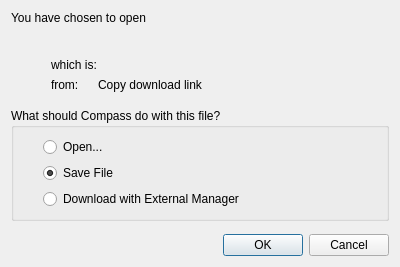
<?xml version="1.0" encoding="UTF-8"?>
<ui version="4.0">
 <class>DownloadOptionsDialog</class>
 <widget class="QDialog" name="DownloadOptionsDialog">
  <property name="minimumSize">
   <size>
    <width>400</width>
    <height>0</height>
   </size>
  </property>
  <layout class="QGridLayout" name="gridLayout_2">
   <item row="9" column="0" colspan="3">
    <widget class="QDialogButtonBox" name="buttonBox">
     <property name="orientation">
      <enum>Qt::Horizontal</enum>
     </property>
     <property name="standardButtons">
      <set>QDialogButtonBox::Cancel|QDialogButtonBox::Ok</set>
     </property>
    </widget>
   </item>
   <item row="7" column="0" colspan="3">
    <widget class="QGroupBox" name="groupBox">
     <property name="title">
      <string>What should Compass do with this file?</string>
     </property>
     <layout class="QGridLayout" name="gridLayout">
      <item row="0" column="0">
       <spacer name="horizontalSpacer">
        <property name="orientation">
         <enum>Qt::Horizontal</enum>
        </property>
        <property name="sizeType">
         <enum>QSizePolicy::Fixed</enum>
        </property>
        <property name="sizeHint" stdset="0">
         <size>
          <width>20</width>
          <height>20</height>
         </size>
        </property>
       </spacer>
      </item>
      <item row="0" column="1">
       <widget class="QRadioButton" name="radioOpen">
        <property name="text">
         <string>Open...</string>
        </property>
       </widget>
      </item>
      <item row="1" column="1">
       <widget class="QRadioButton" name="radioSave">
        <property name="text">
         <string>Save File</string>
        </property>
        <property name="checked">
         <bool>true</bool>
        </property>
       </widget>
      </item>
      <item row="2" column="1">
       <widget class="QRadioButton" name="radioExternal">
        <property name="text">
         <string>Download with External Manager</string>
        </property>
       </widget>
      </item>
     </layout>
    </widget>
   </item>
   <item row="3" column="0" colspan="3">
    <layout class="QVBoxLayout" name="verticalLayout">
     <property name="spacing">
      <number>0</number>
     </property>
     <item>
      <layout class="QHBoxLayout" name="horizontalLayout_3">
       <property name="spacing">
        <number>7</number>
       </property>
       <item>
        <spacer name="horizontalSpacer_4">
         <property name="orientation">
          <enum>Qt::Horizontal</enum>
         </property>
         <property name="sizeType">
          <enum>QSizePolicy::Fixed</enum>
         </property>
         <property name="sizeHint" stdset="0">
          <size>
           <width>8</width>
           <height>20</height>
          </size>
         </property>
        </spacer>
       </item>
       <item>
        <widget class="QLabel" name="iconLabel">
         <property name="minimumSize">
          <size>
           <width>24</width>
           <height>24</height>
          </size>
         </property>
         <property name="maximumSize">
          <size>
           <width>24</width>
           <height>24</height>
          </size>
         </property>
        </widget>
       </item>
       <item>
        <widget class="SqueezeLabelV2" name="fileName">
         <property name="text">
          <string/>
         </property>
         <property name="textInteractionFlags">
          <set>Qt::LinksAccessibleByMouse|Qt::TextSelectableByMouse</set>
         </property>
        </widget>
       </item>
      </layout>
     </item>
     <item>
      <widget class="QFrame" name="mimeFrame">
       <layout class="QHBoxLayout" name="horizontalLayout">
        <property name="leftMargin">
         <number>0</number>
        </property>
        <property name="topMargin">
         <number>0</number>
        </property>
        <property name="rightMargin">
         <number>0</number>
        </property>
        <property name="bottomMargin">
         <number>0</number>
        </property>
        <item>
         <spacer name="horizontalSpacer_2">
          <property name="orientation">
           <enum>Qt::Horizontal</enum>
          </property>
          <property name="sizeType">
           <enum>QSizePolicy::Fixed</enum>
          </property>
          <property name="sizeHint" stdset="0">
           <size>
            <width>40</width>
            <height>20</height>
           </size>
          </property>
         </spacer>
        </item>
        <item>
         <widget class="QLabel" name="label_5">
          <property name="sizePolicy">
           <sizepolicy hsizetype="Maximum" vsizetype="Preferred">
            <horstretch>0</horstretch>
            <verstretch>0</verstretch>
           </sizepolicy>
          </property>
          <property name="text">
           <string>which is:</string>
          </property>
         </widget>
        </item>
        <item>
         <widget class="QLabel" name="mimeName"/>
        </item>
       </layout>
      </widget>
     </item>
     <item>
      <widget class="QFrame" name="fromFrame">
       <layout class="QHBoxLayout" name="horizontalLayout_2">
        <property name="leftMargin">
         <number>0</number>
        </property>
        <property name="topMargin">
         <number>0</number>
        </property>
        <property name="rightMargin">
         <number>0</number>
        </property>
        <property name="bottomMargin">
         <number>0</number>
        </property>
        <item>
         <spacer name="horizontalSpacer_3">
          <property name="orientation">
           <enum>Qt::Horizontal</enum>
          </property>
          <property name="sizeType">
           <enum>QSizePolicy::Fixed</enum>
          </property>
          <property name="sizeHint" stdset="0">
           <size>
            <width>40</width>
            <height>20</height>
           </size>
          </property>
         </spacer>
        </item>
        <item>
         <widget class="QLabel" name="label_3">
          <property name="sizePolicy">
           <sizepolicy hsizetype="Maximum" vsizetype="Preferred">
            <horstretch>0</horstretch>
            <verstretch>0</verstretch>
           </sizepolicy>
          </property>
          <property name="text">
           <string>from:</string>
          </property>
         </widget>
        </item>
        <item>
         <widget class="QLabel" name="fromServer">
          <property name="sizePolicy">
           <sizepolicy hsizetype="Maximum" vsizetype="Preferred">
            <horstretch>0</horstretch>
            <verstretch>0</verstretch>
           </sizepolicy>
          </property>
          <property name="text">
           <string/>
          </property>
          <property name="textInteractionFlags">
           <set>Qt::LinksAccessibleByMouse|Qt::TextSelectableByMouse</set>
          </property>
         </widget>
        </item>
        <item>
         <widget class="ClickableLabel" name="copyDownloadLink">
          <property name="cursor">
           <cursorShape>PointingHandCursor</cursorShape>
          </property>
          <property name="text">
           <string>Copy download link</string>
          </property>
          <property name="html-link-look" stdset="0">
           <bool>true</bool>
          </property>
         </widget>
        </item>
       </layout>
      </widget>
     </item>
    </layout>
   </item>
   <item row="0" column="0" colspan="3">
    <widget class="QLabel" name="label">
     <property name="text">
      <string>You have chosen to open</string>
     </property>
    </widget>
   </item>
   <item row="8" column="0">
    <spacer name="verticalSpacer">
     <property name="orientation">
      <enum>Qt::Vertical</enum>
     </property>
    </spacer>
   </item>
   <item row="4" column="1">
    <spacer name="verticalSpacer_2">
     <property name="orientation">
      <enum>Qt::Vertical</enum>
     </property>
    </spacer>
   </item>
  </layout>
 </widget>
 <customwidgets>
  <customwidget>
   <class>SqueezeLabelV2</class>
   <extends>QLabel</extends>
   <header>squeezelabelv2.h</header>
  </customwidget>
  <customwidget>
   <class>ClickableLabel</class>
   <extends>QLabel</extends>
   <header>clickablelabel.h</header>
  </customwidget>
 </customwidgets>
 <resources/>
 <connections>
  <connection>
   <sender>buttonBox</sender>
   <signal>accepted()</signal>
   <receiver>DownloadOptionsDialog</receiver>
   <slot>accept()</slot>
   <hints>
    <hint type="sourcelabel">
     <x>248</x>
     <y>254</y>
    </hint>
    <hint type="destinationlabel">
     <x>157</x>
     <y>274</y>
    </hint>
   </hints>
  </connection>
  <connection>
   <sender>buttonBox</sender>
   <signal>rejected()</signal>
   <receiver>DownloadOptionsDialog</receiver>
   <slot>reject()</slot>
   <hints>
    <hint type="sourcelabel">
     <x>316</x>
     <y>260</y>
    </hint>
    <hint type="destinationlabel">
     <x>286</x>
     <y>274</y>
    </hint>
   </hints>
  </connection>
 </connections>
</ui>
